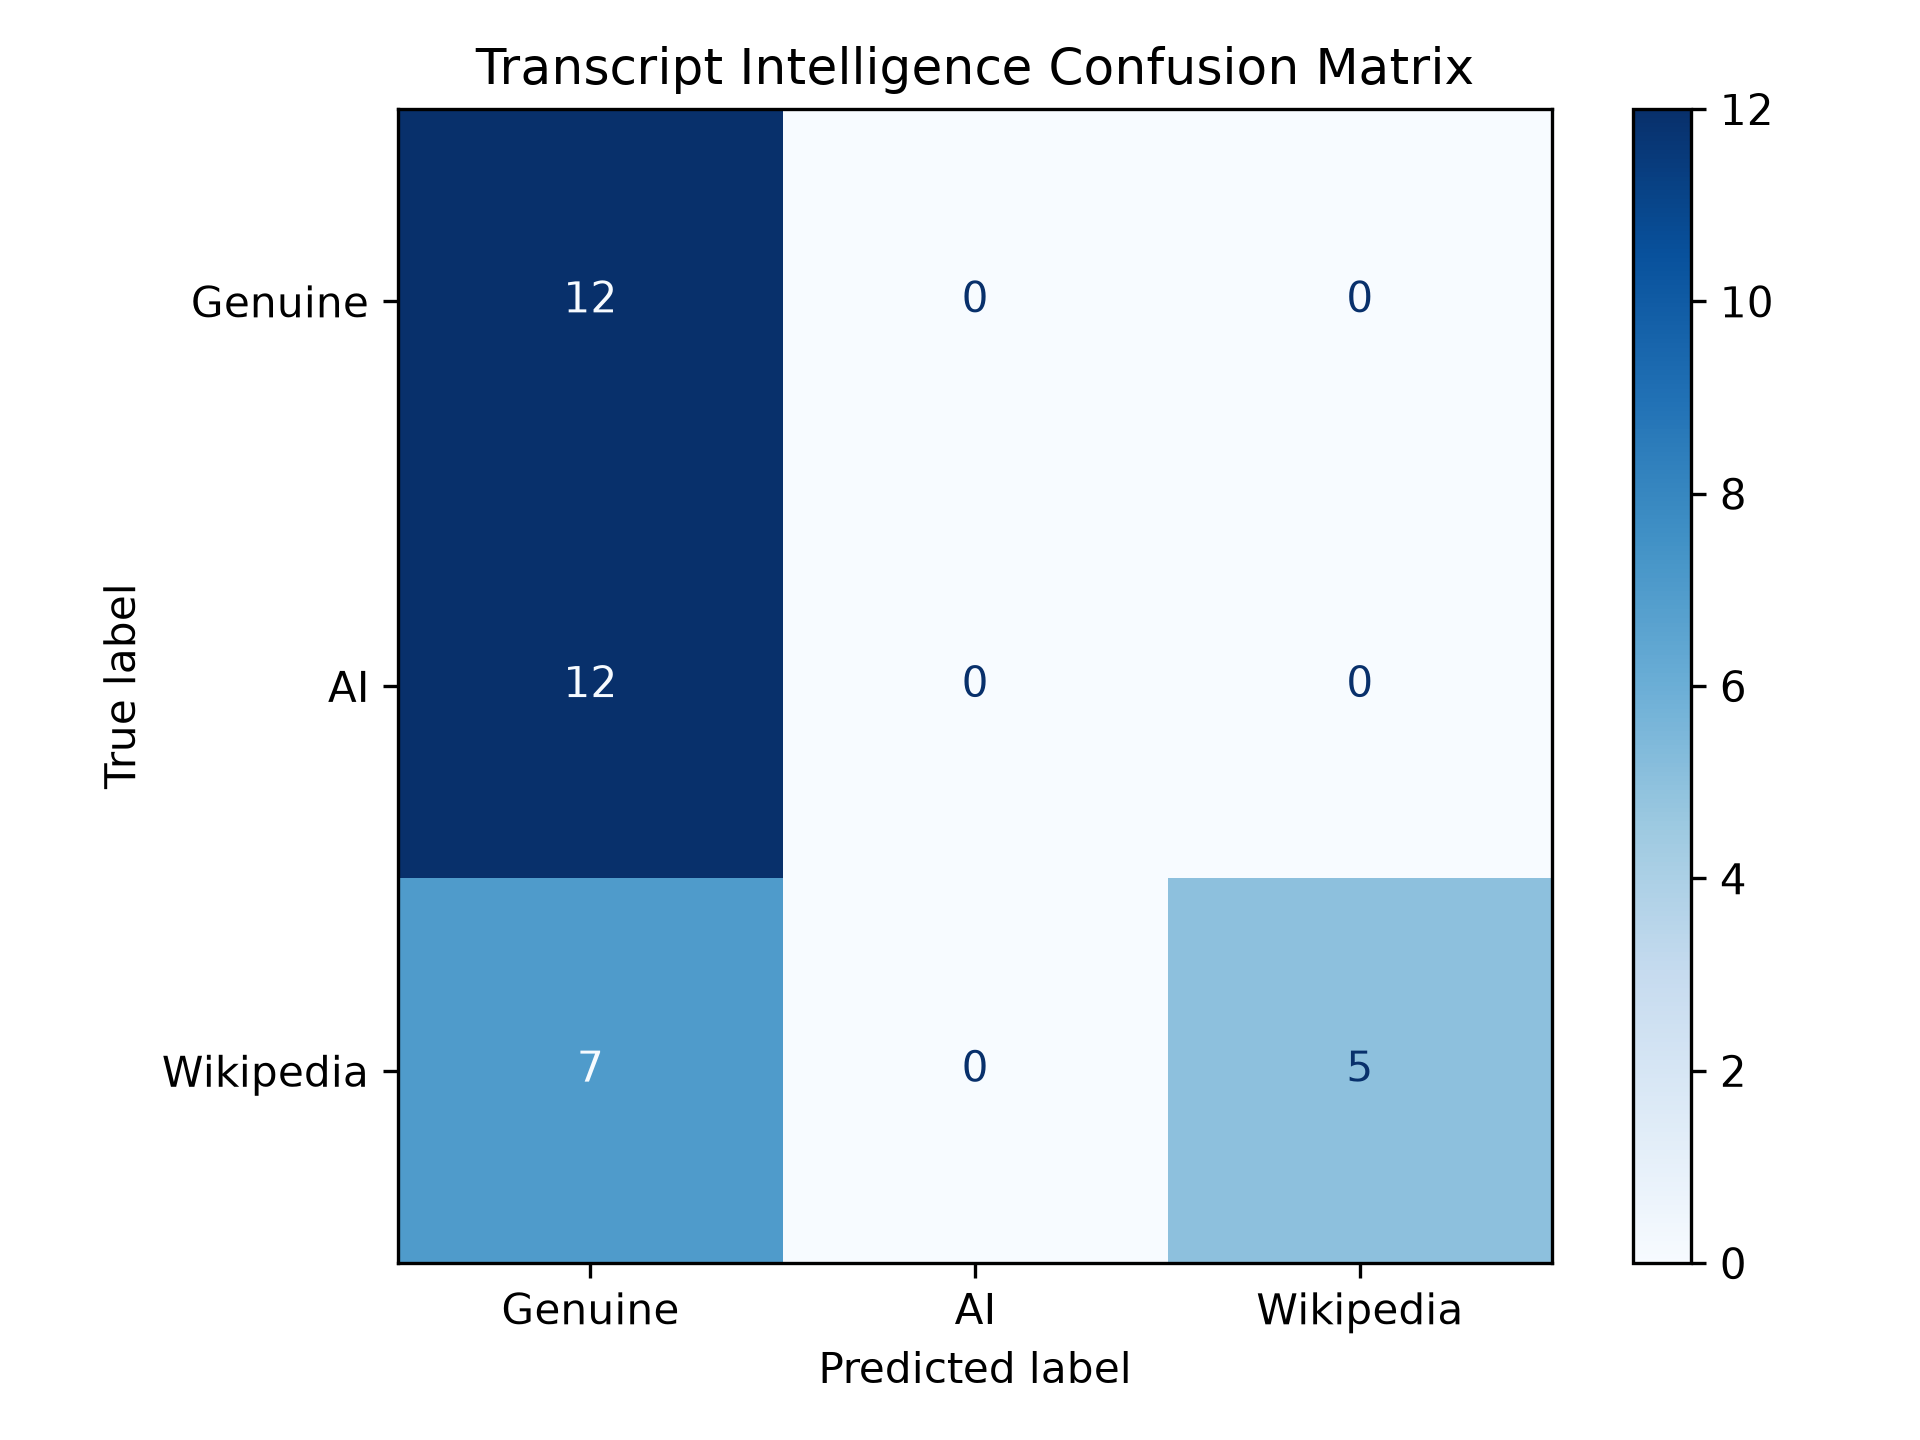

Generate this figure with Python:
import pandas as pd

import matplotlib.pyplot as plt

from sklearn.metrics import ConfusionMatrixDisplay

from sklearn.metrics import confusion_matrix


df = pd.read_csv(

    "evaluation/results.csv"

)

labels = [

    "Genuine",

    "AI",

    "Wikipedia"

]

cm = confusion_matrix(

    df["ground_truth"],

    df["prediction"],

    labels=labels

)

disp = ConfusionMatrixDisplay(

    confusion_matrix=cm,

    display_labels=labels

)

disp.plot(

    cmap="Blues"

)

plt.title(

    "Transcript Intelligence Confusion Matrix"

)

plt.tight_layout()

plt.savefig(

    "evaluation/confusion_matrix.png",

    dpi=300

)

plt.show()
